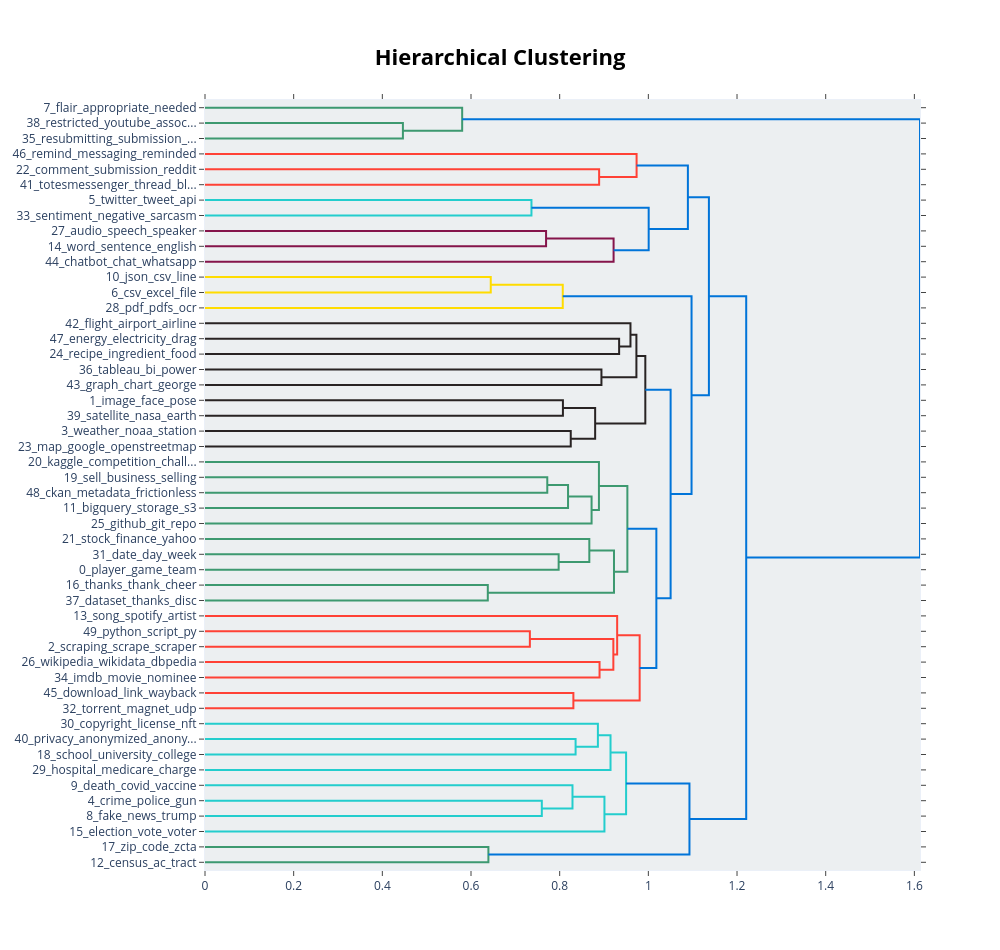

The cell this chart's notebook holds for it:
### Markdown cell above
#### Visualise topic hierarchy

### Code cell
topic_model.visualize_hierarchy(top_n_topics=50)

### Figure 1 — Plotly figure (JSON) as saved in the notebook; plotly's stock layout.template omitted (floating-point values rounded to 4 significant figures)
{"data": [{"hoverinfo": "text", "marker": {"color": "rgb(61,153,112)"}, "mode": "lines", "x": [0.0, 0.4464, 0.4464, 0.0], "xaxis": "x", "y": [-15.0, -15.0, -25.0, -25.0], "yaxis": "y", "type": "scatter"}, {"hoverinfo": "text", "marker": {"color": "rgb(61,153,112)"}, "mode": "lines", "x": [0.0, 0.5801, 0.5801, 0.4464], "xaxis": "x", "y": [-5.0, -5.0, -20.0, -20.0], "yaxis": "y", "type": "scatter"}, {"hoverinfo": "text", "marker": {"color": "rgb(255,65,54)"}, "mode": "lines", "x": [0.0, 0.889, 0.889, 0.0], "xaxis": "x", "y": [-45.0, -45.0, -55.0, -55.0], "yaxis": "y", "type": "scatter"}, {"hoverinfo": "text", "marker": {"color": "rgb(255,65,54)"}, "mode": "lines", "x": [0.0, 0.9735, 0.9735, 0.889], "xaxis": "x", "y": [-35.0, -35.0, -50.0, -50.0], "yaxis": "y", "type": "scatter"}, {"hoverinfo": "text", "marker": {"color": "rgb(35,205,205)"}, "mode": "lines", "x": [0.0, 0.7363, 0.7363, 0.0], "xaxis": "x", "y": [-65.0, -65.0, -75.0, -75.0], "yaxis": "y", "type": "scatter"}, {"hoverinfo": "text", "marker": {"color": "rgb(133,20,75)"}, "mode": "lines", "x": [0.0, 0.7693, 0.7693, 0.0], "xaxis": "x", "y": [-85.0, -85.0, -95.0, -95.0], "yaxis": "y", "type": "scatter"}, {"hoverinfo": "text", "marker": {"color": "rgb(133,20,75)"}, "mode": "lines", "x": [0.7693, 0.9216, 0.9216, 0.0], "xaxis": "x", "y": [-90.0, -90.0, -105.0, -105.0], "yaxis": "y", "type": "scatter"}, {"hoverinfo": "text", "marker": {"color": "rgb(0,116,217)"}, "mode": "lines", "x": [0.7363, 1.001, 1.001, 0.9216], "xaxis": "x", "y": [-70.0, -70.0, -97.5, -97.5], "yaxis": "y", "type": "scatter"}, {"hoverinfo": "text", "marker": {"color": "rgb(0,116,217)"}, "mode": "lines", "x": [0.9735, 1.089, 1.089, 1.001], "xaxis": "x", "y": [-42.5, -42.5, -83.75, -83.75], "yaxis": "y", "type": "scatter"}, {"hoverinfo": "text", "marker": {"color": "rgb(255,220,0)"}, "mode": "lines", "x": [0.0, 0.6445, 0.6445, 0.0], "xaxis": "x", "y": [-115.0, -115.0, -125.0, -125.0], "yaxis": "y", "type": "scatter"}, {"hoverinfo": "text", "marker": {"color": "rgb(255,220,0)"}, "mode": "lines", "x": [0.6445, 0.8069, 0.8069, 0.0], "xaxis": "x", "y": [-120.0, -120.0, -135.0, -135.0], "yaxis": "y", "type": "scatter"}, {"hoverinfo": "text", "marker": {"color": "rgb(40,35,35)"}, "mode": "lines", "x": [0.0, 0.9341, 0.9341, 0.0], "xaxis": "x", "y": [-155.0, -155.0, -165.0, -165.0], "yaxis": "y", "type": "scatter"}, {"hoverinfo": "text", "marker": {"color": "rgb(40,35,35)"}, "mode": "lines", "x": [0.0, 0.9597, 0.9597, 0.9341], "xaxis": "x", "y": [-145.0, -145.0, -160.0, -160.0], "yaxis": "y", "type": "scatter"}, {"hoverinfo": "text", "marker": {"color": "rgb(40,35,35)"}, "mode": "lines", "x": [0.0, 0.8942, 0.8942, 0.0], "xaxis": "x", "y": [-175.0, -175.0, -185.0, -185.0], "yaxis": "y", "type": "scatter"}, {"hoverinfo": "text", "marker": {"color": "rgb(40,35,35)"}, "mode": "lines", "x": [0.9597, 0.9731, 0.9731, 0.8942], "xaxis": "x", "y": [-152.5, -152.5, -180.0, -180.0], "yaxis": "y", "type": "scatter"}, {"hoverinfo": "text", "marker": {"color": "rgb(40,35,35)"}, "mode": "lines", "x": [0.0, 0.8073, 0.8073, 0.0], "xaxis": "x", "y": [-195.0, -195.0, -205.0, -205.0], "yaxis": "y", "type": "scatter"}, {"hoverinfo": "text", "marker": {"color": "rgb(40,35,35)"}, "mode": "lines", "x": [0.0, 0.825, 0.825, 0.0], "xaxis": "x", "y": [-215.0, -215.0, -225.0, -225.0], "yaxis": "y", "type": "scatter"}, {"hoverinfo": "text", "marker": {"color": "rgb(40,35,35)"}, "mode": "lines", "x": [0.8073, 0.88, 0.88, 0.825], "xaxis": "x", "y": [-200.0, -200.0, -220.0, -220.0], "yaxis": "y", "type": "scatter"}, {"hoverinfo": "text", "marker": {"color": "rgb(40,35,35)"}, "mode": "lines", "x": [0.9731, 0.9932, 0.9932, 0.88], "xaxis": "x", "y": [-166.2, -166.2, -210.0, -210.0], "yaxis": "y", "type": "scatter"}, {"hoverinfo": "text", "marker": {"color": "rgb(61,153,112)"}, "mode": "lines", "x": [0.0, 0.772, 0.772, 0.0], "xaxis": "x", "y": [-245.0, -245.0, -255.0, -255.0], "yaxis": "y", "type": "scatter"}, {"hoverinfo": "text", "marker": {"color": "rgb(61,153,112)"}, "mode": "lines", "x": [0.772, 0.8189, 0.8189, 0.0], "xaxis": "x", "y": [-250.0, -250.0, -265.0, -265.0], "yaxis": "y", "type": "scatter"}, {"hoverinfo": "text", "marker": {"color": "rgb(61,153,112)"}, "mode": "lines", "x": [0.8189, 0.8719, 0.8719, 0.0], "xaxis": "x", "y": [-257.5, -257.5, -275.0, -275.0], "yaxis": "y", "type": "scatter"}, {"hoverinfo": "text", "marker": {"color": "rgb(61,153,112)"}, "mode": "lines", "x": [0.0, 0.8885, 0.8885, 0.8719], "xaxis": "x", "y": [-235.0, -235.0, -266.2, -266.2], "yaxis": "y", "type": "scatter"}, {"hoverinfo": "text", "marker": {"color": "rgb(61,153,112)"}, "mode": "lines", "x": [0.0, 0.7977, 0.7977, 0.0], "xaxis": "x", "y": [-295.0, -295.0, -305.0, -305.0], "yaxis": "y", "type": "scatter"}, {"hoverinfo": "text", "marker": {"color": "rgb(61,153,112)"}, "mode": "lines", "x": [0.0, 0.8669, 0.8669, 0.7977], "xaxis": "x", "y": [-285.0, -285.0, -300.0, -300.0], "yaxis": "y", "type": "scatter"}, {"hoverinfo": "text", "marker": {"color": "rgb(61,153,112)"}, "mode": "lines", "x": [0.0, 0.6379, 0.6379, 0.0], "xaxis": "x", "y": [-315.0, -315.0, -325.0, -325.0], "yaxis": "y", "type": "scatter"}, {"hoverinfo": "text", "marker": {"color": "rgb(61,153,112)"}, "mode": "lines", "x": [0.8669, 0.9225, 0.9225, 0.6379], "xaxis": "x", "y": [-292.5, -292.5, -320.0, -320.0], "yaxis": "y", "type": "scatter"}, {"hoverinfo": "text", "marker": {"color": "rgb(61,153,112)"}, "mode": "lines", "x": [0.8885, 0.9527, 0.9527, 0.9225], "xaxis": "x", "y": [-250.6, -250.6, -306.2, -306.2], "yaxis": "y", "type": "scatter"}, {"hoverinfo": "text", "marker": {"color": "rgb(255,65,54)"}, "mode": "lines", "x": [0.0, 0.7328, 0.7328, 0.0], "xaxis": "x", "y": [-345.0, -345.0, -355.0, -355.0], "yaxis": "y", "type": "scatter"}, {"hoverinfo": "text", "marker": {"color": "rgb(255,65,54)"}, "mode": "lines", "x": [0.0, 0.8899, 0.8899, 0.0], "xaxis": "x", "y": [-365.0, -365.0, -375.0, -375.0], "yaxis": "y", "type": "scatter"}, {"hoverinfo": "text", "marker": {"color": "rgb(255,65,54)"}, "mode": "lines", "x": [0.7328, 0.9211, 0.9211, 0.8899], "xaxis": "x", "y": [-350.0, -350.0, -370.0, -370.0], "yaxis": "y", "type": "scatter"}, {"hoverinfo": "text", "marker": {"color": "rgb(255,65,54)"}, "mode": "lines", "x": [0.0, 0.9297, 0.9297, 0.9211], "xaxis": "x", "y": [-335.0, -335.0, -360.0, -360.0], "yaxis": "y", "type": "scatter"}, {"hoverinfo": "text", "marker": {"color": "rgb(255,65,54)"}, "mode": "lines", "x": [0.0, 0.8309, 0.8309, 0.0], "xaxis": "x", "y": [-385.0, -385.0, -395.0, -395.0], "yaxis": "y", "type": "scatter"}, {"hoverinfo": "text", "marker": {"color": "rgb(255,65,54)"}, "mode": "lines", "x": [0.9297, 0.9804, 0.9804, 0.8309], "xaxis": "x", "y": [-347.5, -347.5, -390.0, -390.0], "yaxis": "y", "type": "scatter"}, {"hoverinfo": "text", "marker": {"color": "rgb(0,116,217)"}, "mode": "lines", "x": [0.9527, 1.018, 1.018, 0.9804], "xaxis": "x", "y": [-278.4, -278.4, -368.8, -368.8], "yaxis": "y", "type": "scatter"}, {"hoverinfo": "text", "marker": {"color": "rgb(0,116,217)"}, "mode": "lines", "x": [0.9932, 1.05, 1.05, 1.018], "xaxis": "x", "y": [-188.1, -188.1, -323.6, -323.6], "yaxis": "y", "type": "scatter"}, {"hoverinfo": "text", "marker": {"color": "rgb(0,116,217)"}, "mode": "lines", "x": [0.8069, 1.097, 1.097, 1.05], "xaxis": "x", "y": [-127.5, -127.5, -255.9, -255.9], "yaxis": "y", "type": "scatter"}, {"hoverinfo": "text", "marker": {"color": "rgb(0,116,217)"}, "mode": "lines", "x": [1.089, 1.137, 1.137, 1.097], "xaxis": "x", "y": [-63.12, -63.12, -191.7, -191.7], "yaxis": "y", "type": "scatter"}, {"hoverinfo": "text", "marker": {"color": "rgb(35,205,205)"}, "mode": "lines", "x": [0.0, 0.8359, 0.8359, 0.0], "xaxis": "x", "y": [-415.0, -415.0, -425.0, -425.0], "yaxis": "y", "type": "scatter"}, {"hoverinfo": "text", "marker": {"color": "rgb(35,205,205)"}, "mode": "lines", "x": [0.0, 0.8862, 0.8862, 0.8359], "xaxis": "x", "y": [-405.0, -405.0, -420.0, -420.0], "yaxis": "y", "type": "scatter"}, {"hoverinfo": "text", "marker": {"color": "rgb(35,205,205)"}, "mode": "lines", "x": [0.8862, 0.9147, 0.9147, 0.0], "xaxis": "x", "y": [-412.5, -412.5, -435.0, -435.0], "yaxis": "y", "type": "scatter"}, {"hoverinfo": "text", "marker": {"color": "rgb(35,205,205)"}, "mode": "lines", "x": [0.0, 0.7597, 0.7597, 0.0], "xaxis": "x", "y": [-455.0, -455.0, -465.0, -465.0], "yaxis": "y", "type": "scatter"}, {"hoverinfo": "text", "marker": {"color": "rgb(35,205,205)"}, "mode": "lines", "x": [0.0, 0.8289, 0.8289, 0.7597], "xaxis": "x", "y": [-445.0, -445.0, -460.0, -460.0], "yaxis": "y", "type": "scatter"}, {"hoverinfo": "text", "marker": {"color": "rgb(35,205,205)"}, "mode": "lines", "x": [0.8289, 0.901, 0.901, 0.0], "xaxis": "x", "y": [-452.5, -452.5, -475.0, -475.0], "yaxis": "y", "type": "scatter"}, {"hoverinfo": "text", "marker": {"color": "rgb(35,205,205)"}, "mode": "lines", "x": [0.9147, 0.9498, 0.9498, 0.901], "xaxis": "x", "y": [-423.8, -423.8, -463.8, -463.8], "yaxis": "y", "type": "scatter"}, {"hoverinfo": "text", "marker": {"color": "rgb(61,153,112)"}, "mode": "lines", "x": [0.0, 0.6392, 0.6392, 0.0], "xaxis": "x", "y": [-485.0, -485.0, -495.0, -495.0], "yaxis": "y", "type": "scatter"}, {"hoverinfo": "text", "marker": {"color": "rgb(0,116,217)"}, "mode": "lines", "x": [0.9498, 1.093, 1.093, 0.6392], "xaxis": "x", "y": [-443.8, -443.8, -490.0, -490.0], "yaxis": "y", "type": "scatter"}, {"hoverinfo": "text", "marker": {"color": "rgb(0,116,217)"}, "mode": "lines", "x": [1.137, 1.221, 1.221, 1.093], "xaxis": "x", "y": [-127.4, -127.4, -466.9, -466.9], "yaxis": "y", "type": "scatter"}, {"hoverinfo": "text", "marker": {"color": "rgb(0,116,217)"}, "mode": "lines", "x": [0.5801, 1.613, 1.613, 1.221], "xaxis": "x", "y": [-12.5, -12.5, -297.1, -297.1], "yaxis": "y", "type": "scatter"}], "layout": {"autosize": false, "height": 950, "hovermode": "closest", "showlegend": false, "width": 1000, "xaxis": {"mirror": "allticks", "rangemode": "tozero", "showgrid": false, "showline": true, "showticklabels": true, "ticks": "outside", "type": "linear", "zeroline": false}, "yaxis": {"mirror": "allticks", "rangemode": "tozero", "showgrid": false, "showline": true, "showticklabels": true, "tickmode": "array", "ticks": "outside", "ticktext": ["7_flair_appropriate_needed", "38_restricted_youtube_assoc...", "35_resubmitting_submission_...", "46_remind_messaging_reminded", "22_comment_submission_reddit", "41_totesmessenger_thread_bl...", "5_twitter_tweet_api", "33_sentiment_negative_sarcasm", "27_audio_speech_speaker", "14_word_sentence_english", "44_chatbot_chat_whatsapp", "10_json_csv_line", "6_csv_excel_file", "28_pdf_pdfs_ocr", "42_flight_airport_airline", "47_energy_electricity_drag", "24_recipe_ingredient_food", "36_tableau_bi_power", "43_graph_chart_george", "1_image_face_pose", "39_satellite_nasa_earth", "3_weather_noaa_station", "23_map_google_openstreetmap", "20_kaggle_competition_chall...", "19_sell_business_selling", "48_ckan_metadata_frictionless", "11_bigquery_storage_s3", "25_github_git_repo", "21_stock_finance_yahoo", "31_date_day_week", "0_player_game_team", "16_thanks_thank_cheer", "37_dataset_thanks_disc", "13_song_spotify_artist", "49_python_script_py", "2_scraping_scrape_scraper", "26_wikipedia_wikidata_dbpedia", "34_imdb_movie_nominee", "45_download_link_wayback", "32_torrent_magnet_udp", "30_copyright_license_nft", "40_privacy_anonymized_anony...", "18_school_university_college", "29_hospital_medicare_charge", "9_death_covid_vaccine", "4_crime_police_gun", "8_fake_news_trump", "15_election_vote_voter", "17_zip_code_zcta", "12_census_ac_tract"], "tickvals": [-5.0, -15.0, -25.0, -35.0, -45.0, -55.0, -65.0, -75.0, -85.0, -95.0, -105.0, -115.0, -125.0, -135.0, -145.0, -155.0, -165.0, -175.0, -185.0, -195.0, -205.0, -215.0, -225.0, -235.0, -245.0, -255.0, -265.0, -275.0, -285.0, -295.0, -305.0, -315.0, -325.0, -335.0, -345.0, -355.0, -365.0, -375.0, -385.0, -395.0, -405.0, -415.0, -425.0, -435.0, -445.0, -455.0, -465.0, -475.0, -485.0, -495.0], "type": "linear", "zeroline": false, "range": [-500.0, 0.0]}, "title": {"font": {"size": 22, "color": "Black"}, "text": "<b>Hierarchical Clustering</b>", "x": 0.5, "xanchor": "center", "yanchor": "top"}, "hoverlabel": {"font": {"size": 16, "family": "Rockwell"}, "bgcolor": "white"}, "plot_bgcolor": "#ECEFF1"}}
